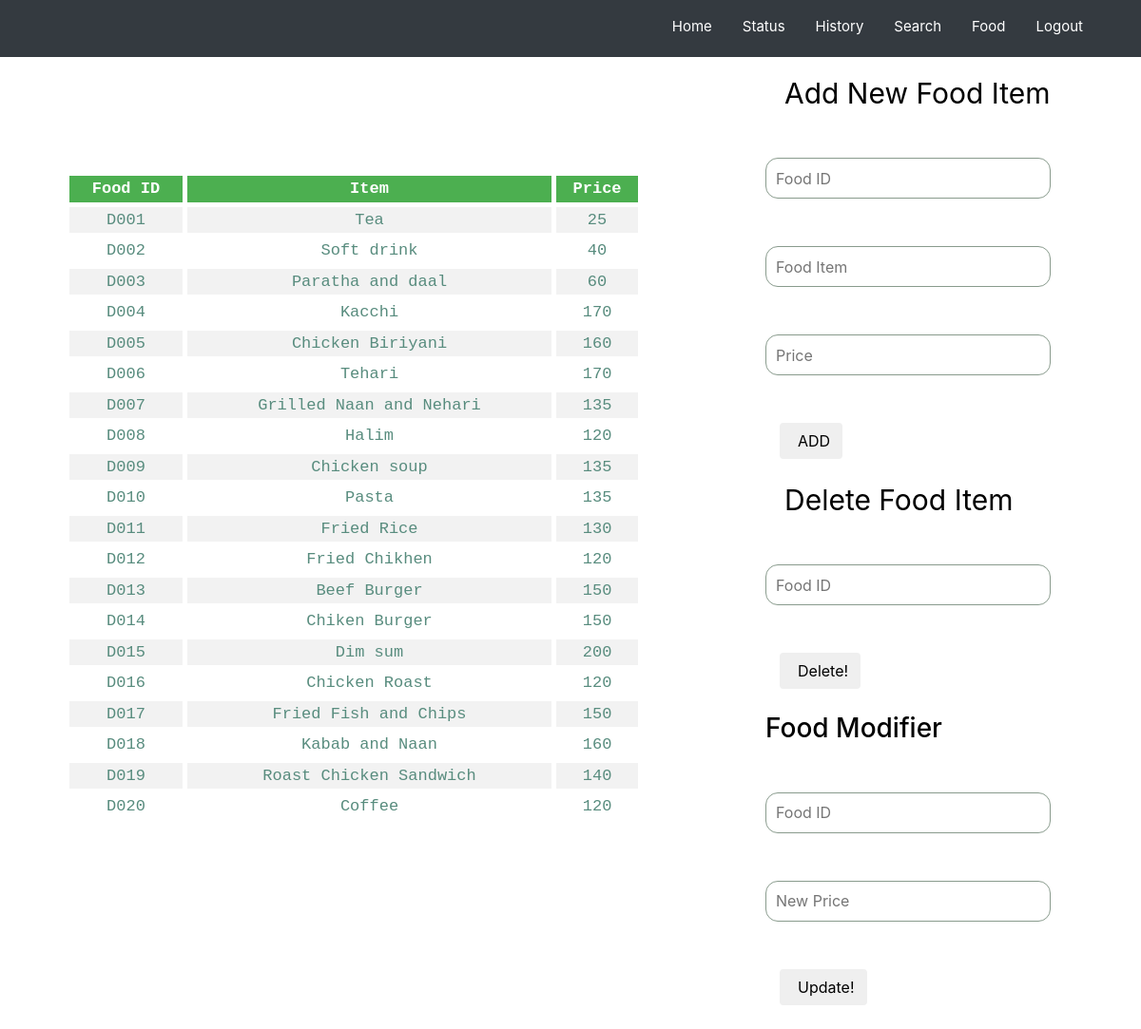
/food.php (signed in), run on the app's committed database.
### tables this page shows
CREATE TABLE `food` (
  `F_ID` varchar(6) NOT NULL,
  `Item` varchar(100) NOT NULL,
  `Price` int(3) NOT NULL
);

### food.php (the view, shortened to what this page needs)
<?php include('server.php') ?>
<!DOCTYPE html>
<html lang="en">
<head>
	<link href="css/bootstrap.min.css" rel="stylesheet">
    <link rel="stylesheet" type="text/css" href="css/cssdb.css">
    <link rel="stylesheet" type="text/css" href="css/dbshow.css">
</head>
<body>
		<div class="navbar-dark bg-dark">
			<?php  if (isset($_SESSION['username'])) : ?>
			<ul class="nav container justify-content-end navbar-dark bg-dark">
			  <li class="nav-item">
			    <a class="nav-link" href="Homepage.php">Home</a>
			  </li>
			  <li class="nav-item">
			    <a class="nav-link" href="status.php">Status</a>
			  </li>
			  <li class="nav-item">
			    <a class="nav-link" href="history.php">History</a>
			  </li>
			  <li class="nav-item">
			    <a class="nav-link" href="Search.php">Search</a>
			  </li>
			  <li class="nav-item">
			    <a class="nav-link" href="food.php">Food</a>
			  </li>
			  <li class="nav-item">
			   <a class="nav-link" href="food.php?logout='1'">Logout</a>
			  </li>
			</ul>
		</div>
		 <?php endif ?>
	<div class="container">
		<div class="row">
			<div class="col-md-8">
				<table>
					<?php
					 	echo "<tr>
					  			<th>Food ID</th>
					  			<th>Item</th>
					  			<th>Price</th>
							</tr>";
						$query = "SELECT * FROM food";
	  					$result = mysqli_query($db, $query);
						  if (mysqli_num_rows($result) > 0) {
						   while($row = $result->fetch_assoc()) {
						    echo "<tr><td>" . $row["F_ID"]. "</td><td>" . $row["Item"] . "</td><td>"
						. $row["Price"]. "</td></tr>";
						}
						echo "</table>";
						} else {
						}
						?>
			</div>
			<div class="col-md-4">
			<form method="post" action="food.php">
				<div>
					<div>
						<h2>Add New Food Item</h2>
					</div>
					<div>
						<div class="info-margin">
						<input type="text" name="F_ID" placeholder="Food ID" autocomplete="off" class="info">
						</div>
						<div class="info-margin">
						<input type="text" name="Item" placeholder="Food Item" autocomplete="off" class="info">
						</div>
						<div class="info-margin">
						<input type="tel" name="Price" placeholder="Price" autocomplete="off" class="info">
						</div>
						<div>
						<button type="submit" name="add_food_info" class="btn">ADD</button>
						</div>
					</div>
			 	</div>
			 </form>
			 <form method="post" action="food.php">
			 	<div>
					<div>
						<h2>Delete Food Item</h2>
					</div>
					<div>
						<div class="info-margin">
						<input type="text" name="F1_ID" placeholder="Food ID" autocomplete="off" class="info">
						</div>
						<button type="submit" name="del_food_info" class="btn">Delete!</button>
						</div>
					</div>
				<div>
			 </form>
			 <form method="post" action="food.php">
					<div>
						<h3>Food Modifier</h3>
					</div>
					<div class="info-margin">
						<input type="text" name="F2_ID" placeholder="Food ID" autocomplete="off" class="info">
					</div>
					<div class="info-margin">
						<input type="tel" name="price1" placeholder="New Price" autocomplete="off" class="info">
					</div>
					<div>
						<button type="submit" name="mod_food_info" class="btn">Update!</button>
					</div>
				</div>
			</div>
		</div>
</body>
</html>

### css/cssdb.css (style rules this page uses)
body { color: #f4f4f4; }
.nav-link { background-color: #343a40; color: #ffffff; height: 60px; padding-top: 17px; font-size: 15px; }
.justify-content-end { height: 60px; }

### css/dbshow.css (style rules this page uses)
table { position: absolute; left: 5%; top: 10%; text-align: center; font-size: 18px; border-collapse: separate; border-spacing: 5px; width: 80%; color: #588c7e; font-family: monospace; font-size: 17px; text-align: center; ; }
th { background-color: #4CAF50; color: white; }
tr:nth-child(even) { background-color: #f2f2f2 }
h3 { color: black; }
.row { margin-top: 20px }
.info { width: 300px; height: 43px; border-radius: 13px; border: 1px solid #899b8d; padding-left: 10px; }
.info-margin { margin-top: 50px; margin-bottom: 50px; }
.btn { padding-left: 18px; margin-left: 15px; color: black; margin-bottom: 25px }
h2 { color: black; font-weight: 400; font-size: 30px; }
.search, h2 { padding-left: 20px; }

### data on the page
food: F_ID "D001", Item "Tea", Price "25"
food: F_ID "D002", Item "Soft drink", Price "40"
food: F_ID "D003", Item "Paratha and daal", Price "60"
food: F_ID "D004", Item "Kacchi", Price "170"
food: F_ID "D005", Item "Chicken Biriyani", Price "160"
food: F_ID "D006", Item "Tehari", Price "170"
food: F_ID "D007", Item "Grilled Naan and Nehari", Price "135"
food: F_ID "D008", Item "Halim", Price "120"
food: F_ID "D009", Item "Chicken soup", Price "135"
food: F_ID "D010", Item "Pasta", Price "135"
food: F_ID "D011", Item "Fried Rice", Price "130"
food: F_ID "D012", Item "Fried Chikhen", Price "120"
food: F_ID "D013", Item "Beef Burger", Price "150"
food: F_ID "D014", Item "Chiken Burger", Price "150"
food: F_ID "D015", Item "Dim sum", Price "200"
food: F_ID "D016", Item "Chicken Roast", Price "120"
food: F_ID "D017", Item "Fried Fish and Chips", Price "150"
food: F_ID "D018", Item "Kabab and Naan", Price "160"
food: F_ID "D019", Item "Roast Chicken Sandwich", Price "140"
food: F_ID "D020", Item "Coffee", Price "120"
